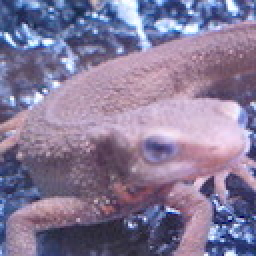
#> input picture imori.jpg, 128 x 128 px (shown 2 times larger)
$ python answer_80.py
#> lines starting #> are read from the running program, lines starting #| are printed output that depends on the picture
# -*- coding:utf-8 -*-
# -*- coding:utf-8 -*-
# -*- coding:utf-8 -*-
import cv2
import numpy as np
import matplotlib.pyplot as plt

# Grayscale
def BGR2GRAY(img):
    # Grayscale
    gray = 0.2126 * img[..., 2] + 0.7152 * img[..., 1] + 0.0722 * img[..., 0]
    return gray


# Gabor
def Gabor_filter(K_size=111, Sigma=10, Gamma=1.2, Lambda=10, Psi=0, angle=0):
    '''
    :param K_size: ->y、x取[−k//2,k//2]
    :param Sigma:  Gabor 滤波器的椭圆度
    :param Gamma: 高斯分布的标准差
    :param Lambda:  波长
    :param Psi: 相位
    :param angle: 滤波核中平行条带的方向
    :return:
    '''
    # get half size
    d = K_size // 2
    # prepare kernel
    gabor = np.zeros((K_size, K_size), dtype=np.float32)

    # each value
    for y in range(K_size):
        for x in range(K_size):
            # distance from center
            px = x - d
            py = y - d

            # degree -> radian
            theta = angle / 180. * np.pi

            _x = np.cos(theta) * px + np.sin(theta) * py
            _y = -np.sin(theta) * px + np.cos(theta) * py

            gabor[y, x] = np.exp(-(_x ** 2 + Gamma ** 2 * _y ** 2) / (2 * Sigma ** 2)) * np.cos(
                2 * np.pi * _x / Lambda + Psi)
    # kernel normalization
    gabor /= np.sum(np.abs(gabor))

    return gabor


def Gabor_filtering(gray, K_size=111, Sigma=10, Gamma=1.2, Lambda=10, Psi=0, angle=0):
    H, W = gray.shape

    gray = np.pad(gray, (K_size // 2, K_size // 2), 'edge')

    out = np.zeros((H, W), dtype=np.float32)

    gabor = Gabor_filter(K_size=K_size, Sigma=Sigma, Gamma=Gamma, Lambda=Lambda, Psi=0, angle=angle)


    for y in range(H):
        for x in range(W):
            out[y, x] = np.sum(gray[y:y + K_size, x:x + K_size] * gabor)

    out = np.clip(out, 0, 255)
    out = out.astype(np.uint8)

    return out


def Gabor_process(img):
    H, W, _ = img.shape

    # gray scale
    gray = BGR2GRAY(img).astype(np.float32)

    As = [0, 45, 90, 135]

    plt.subplots_adjust(left=0, right=1, top=1, bottom=0, hspace=0, wspace=0.2)

    out = np.zeros([H, W], dtype=np.float32)

    # each angle
    for i, A in enumerate(As):
        # gabor filtering
        _out = Gabor_filtering(gray, K_size=11, Sigma=1.5, Gamma=1.2, Lambda=3, angle=A)

        # add gabor filtered image
        out += _out

        # scale normalization
    out = out / out.max() * 255
    out = out.astype(np.uint8)

    return out


# Read image
img = cv2.imread("imori.jpg").astype(np.float32)

# gabor process
out = Gabor_process(img)
#> in BGR2GRAY, `gray = 0.2126 * img[..., 2] + 0.7152 * img[..., 1] + 0.0722 * img[...,..`:
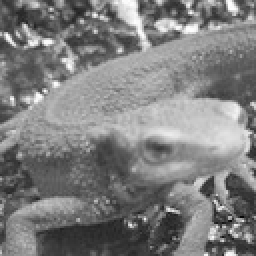
#> gray: shape (128, 128) float32 (shown 2 times larger); min 6.71, max 254.4, mean 126.7
#> the loop in Gabor_process, `for i, A in enumerate(As):` made 4 passes
#> pass 1, in Gabor_filtering, `gray = np.pad(gray, (K_size // 2, K_size // 2), 'edge')`:
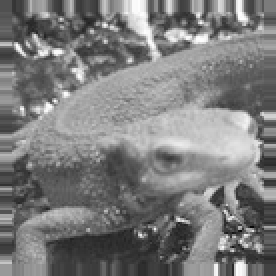
#> gray: shape (138, 138) float32 (shown 2 times larger); min 6.71, max 254.4, mean 124.6
#> pass 1, in Gabor_process, `_out = Gabor_filtering(gray, K_size=11, Sigma=1.5, Gamma=1.2, Lambda=3..`:
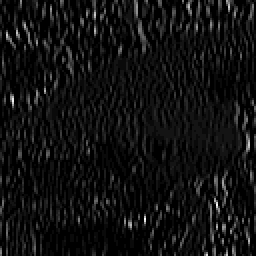
#> _out: shape (128, 128) (shown 2 times larger); min 0, max 25, mean 1.6; drawn with min black and max white
#> pass 2, in Gabor_process, `_out = Gabor_filtering(gray, K_size=11, Sigma=1.5, Gamma=1.2, Lambda=3..`:
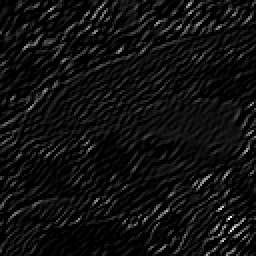
#> _out: shape (128, 128) (shown 2 times larger); min 0, max 33, mean 2.1; drawn with min black and max white
#> after the loop in Gabor_process, `for i, A in enumerate(As):`:
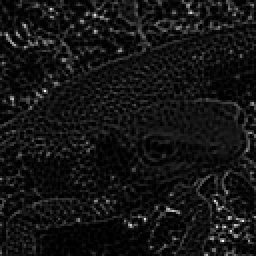
#> out: shape (128, 128) float32 (shown 2 times larger); min 0, max 97, mean 7.9; drawn with min black and max white


cv2.imwrite("out.jpg", out)
cv2.imshow("result", out)
cv2.waitKey(0)

$ run again, with thorino.jpg copied over imori.jpg
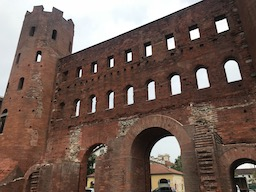
#> input picture thorino.jpg, 256 x 192 px
#> the loop in Gabor_process, `for i, A in enumerate(As):` made 4 passes
#> pass 1, in Gabor_filtering, `gray = np.pad(gray, (K_size // 2, K_size // 2), 'edge')`:
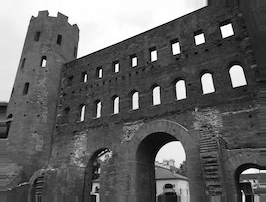
#> gray: shape (202, 266) float32; min 0, max 255, mean 100.3
#> in Gabor_process, `out = out / out.max() * 255`:
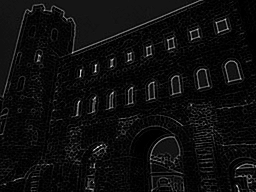
#> out: shape (192, 256) float32; min 0, max 255, mean 14.4
